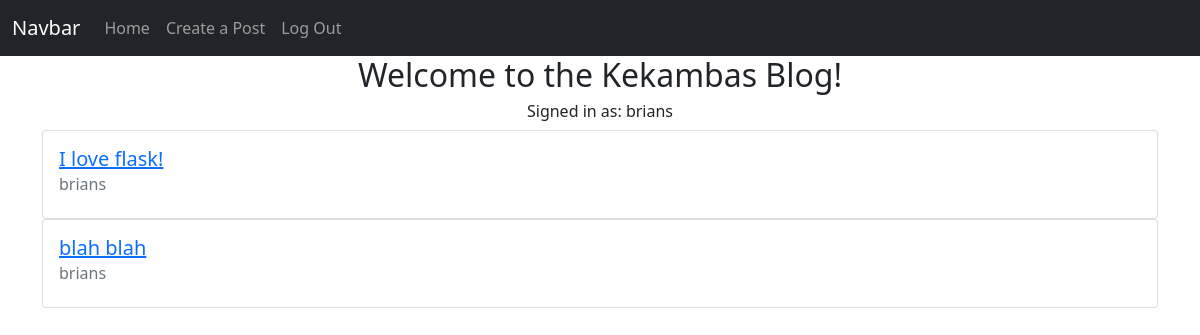
The page / (signed in) on the database as committed earlier.
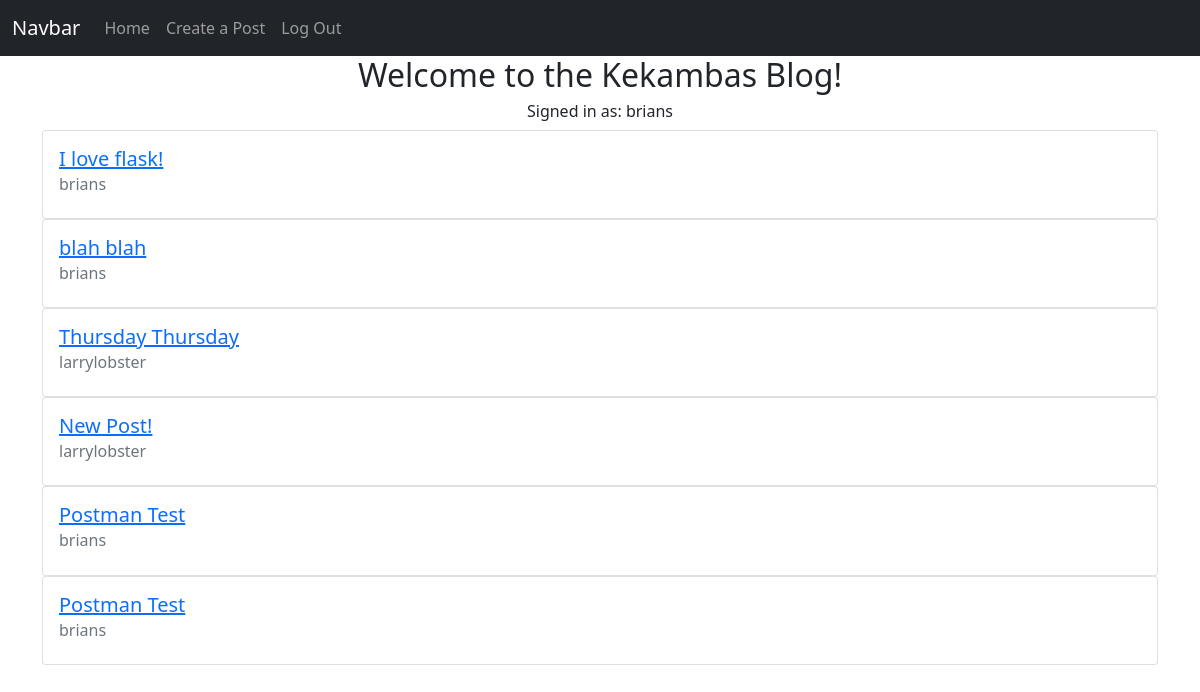
The same page on the database as committed later.
### app/models.py (models this page shows, shortened)
class User(db.Model, UserMixin):
    id = db.Column(db.Integer, primary_key=True)
    email = db.Column(db.String(50), nullable=False, unique=True)
    username = db.Column(db.String(50), nullable=False, unique=True)
    password = db.Column(db.String(256), nullable=False)
    date_created = db.Column(db.DateTime, nullable=False, default=datetime.utcnow) # Coordinated Universal Time (always save it to this time when storing, and convert it later on front end)
    posts = db.relationship('Post', backref='author', lazy='dynamic')
    token = db.Column(db.String(32), index=True, unique=True)
    token_expiration = db.Column(db.DateTime)

class Post(db.Model):
    id = db.Column(db.Integer, primary_key=True)
    title = db.Column(db.String(50), nullable=False)
    body = db.Column(db.String(255), nullable=False)
    date_created = db.Column(db.DateTime, nullable=False, default=datetime.utcnow)
    user_id = db.Column(db.Integer, db.ForeignKey('user.id')) # SQL Equivalent = FOREIGN KEY(user_id) REFERENCES user(id)

### app/routes.py (the view)
@app.route('/')
def index():   # also an endpoint
    posts = Post.query.all()
    return render_template('index.html', posts=posts)

### app/models.py (called while the page is built)
@login.user_loader
def load_user(user_id):
    return User.query.get(user_id)

### app/templates/index.html (shortened to what this page needs)
{% extends 'base.html' %}
{% block content %}
<h2 class="text-center">Welcome to the Kekambas Blog!</h2>
{% if current_user.is_authenticated %}
    <h6 class="text-center">Signed in as: {{ current_user.username }}</h6>
    {% for post in posts %}
    <div class="card">
        <div class="card-body">
            <a href="{{ url_for('view_post', post_id=post.id) }}">
                <h5 class="card-title">{{ post.title }}</h5>
            </a>
                <h6 class="card-subtitle mb-2 text-muted">{{ post.author.username }}</h6>
        </div>
    </div>
    {% endfor %}
{% else %}
    <h4 class="text-center">Please Sign Up or Log In to view posts</h4>
{% endif %}
{% endblock content %}

### app/templates/base.html (shortened to what this page needs)
<!DOCTYPE html>
<html lang="en">
    <head>
        <link rel="stylesheet" href="https://cdnjs.cloudflare.com/ajax/libs/twitter-bootstrap/5.1.0/css/bootstrap.min.css">
        <link rel="stylesheet" href="https://cdnjs.cloudflare.com/ajax/libs/font-awesome/5.15.4/css/all.min.css">
    </head>
    <body>
        <nav class="navbar navbar-expand-lg navbar-dark bg-dark">
            <div class="container-fluid">
                <a class="navbar-brand" href="#">Navbar</a>
                <div class="collapse navbar-collapse" id="navbarNavAltMarkup">
                <div class="navbar-nav">
                    <a class="nav-link" aria-current="page" href="{{ url_for('index') }}">Home</a>
                    {% if current_user.is_authenticated %}
                        <a class="nav-link" href="{{ url_for('create') }}">Create a Post</a>
                        <a class="nav-link" href="{{ url_for('logout') }}">Log Out</a>
                    {% else %}
                        <a class="nav-link" href="{{ url_for('signup') }}">Sign Up</a>
                        <a class="nav-link" href="{{ url_for('login')}}">Log In</a>
                    {% endif %}
                </div>
                </div>
            </div>
        </nav>
        <div class="container">
            {% block content %}{% endblock content %}
        </div>
    </body>
</html>

Rows that differ between the two databases and show on the page:
added Post: title "Thursday Thursday", author.username "larrylobster"
added Post: title "New Post!", author.username "larrylobster"
added Post: title "Postman Test", author.username "brians"
added Post: title "Postman Test", author.username "brians"
